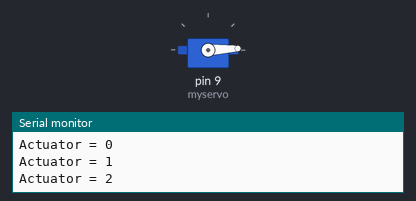
A sketch run on a simulated Arduino Uno, built with avr-gcc and run on an emulated ATmega328P. On the bench: servo, the last lines printed to the serial monitor.

Above: at 0.05 s.
At 1.4 s:
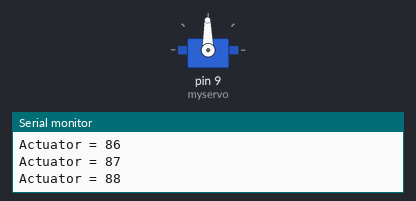
At 2.75 s:
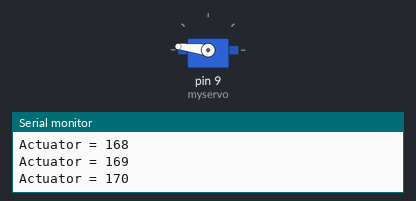
At 5.5 s:
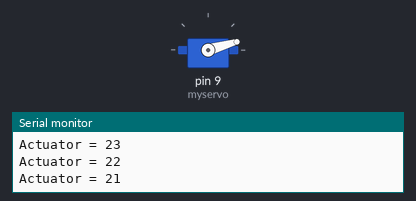
Timing chart, 0 to 7.5 s (numbered marks = the images above):
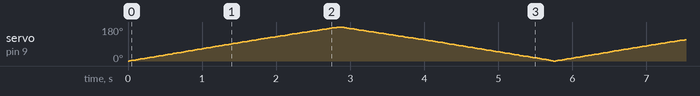

The sketch:

actuator_test.ino
```cpp
#include <Servo.h>

Servo myservo;  // create servo object to control a servo
// twelve servo objects can be created on most boards

int pos = 0;    // variable to store the servo position

void setup() {
  myservo.attach(9);  // attaches the servo on pin 9 to the servo object

  Serial.begin(9600);        // Serial Output

  // Put servo to position 1 and wait (not sure if it does work as it should)
  //myservo.write(1);
  //delay(5000);

  Serial.print("Actuator = ");
  Serial.println(myservo.read());
}

void loop() {

  for (pos = 0; pos <= 180; pos += 1) { // goes from 0 degrees to 180 degrees
    // in steps of 1 degree
    myservo.write(pos);              // tell servo to go to position in variable 'pos'
    delay(15);                       // waits 15ms for the servo to reach the position

    Serial.print("Actuator = ");
    Serial.println(myservo.read());
  }

  for (pos = 180; pos >= 0; pos -= 1) { // goes from 180 degrees to 0 degrees
    myservo.write(pos);              // tell servo to go to position in variable 'pos'
    delay(15);                       // waits 15ms for the servo to reach the position

    Serial.print("Actuator = ");
    Serial.println(myservo.read());
  }
}
```
